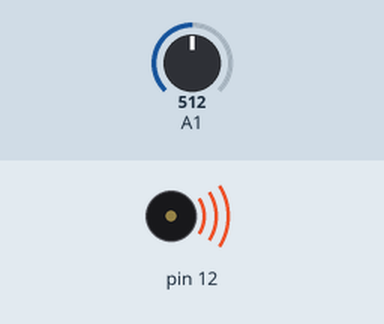
This sketch was run on a simulated Arduino Uno, built with avr-gcc and run on an emulated ATmega328P. Parts: buzzer (waves = sounding). Inputs (shaded band) come from the test bench; at power-on: A1 = 512.

Above: at 0.1 s.
Timing chart, 0 to 1.6 s (numbered marks = the images above):
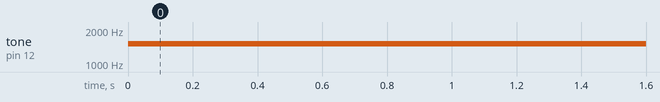

The sketch:

l3_3.ino
```cpp
void setup() {
  // put your setup code here, to run once:
  pinMode(12, OUTPUT);
}

void loop() {
  // put your main code here, to run repeatedly:
  int potential = analogRead(A1);
  tone(12, 1000 + potential);
  //noTone(12);
}
```

Measured:
- by itself, tone on pin 12: silent → 1512 Hz at 0.00 s
